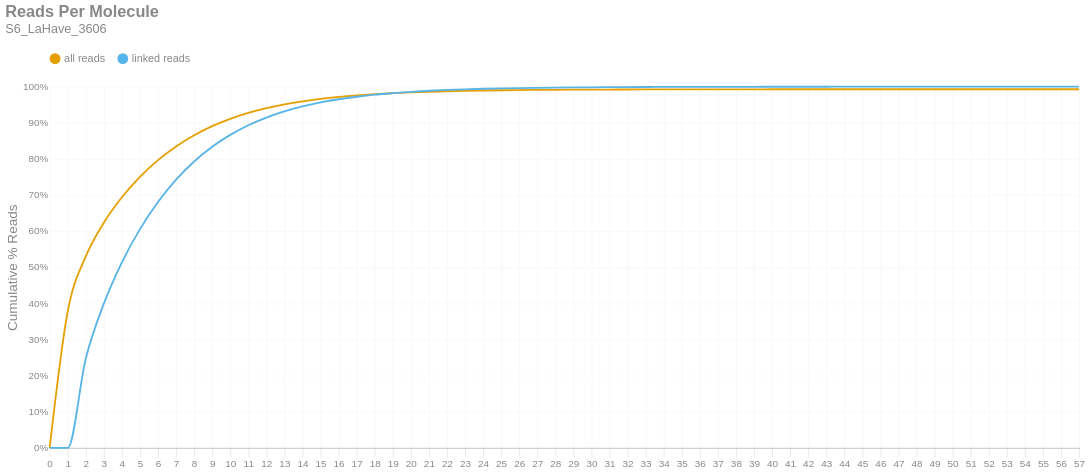

Notebook cell for this chart:
### Markdown cell above
### Reads per Molecule
This chart shows the cumulative distribution of the number of reads per linked molecule. That is, how many alignments are associated with a unique molecule. This excludes the number of reads associated with invalid or absent linked-read barcodes. The `linked` histogram is the percentages recalculated when disregarding singletons.

### Code cell
if SKIPLR:
    print_html(f"Skipped")
else:
    counts = np.bincount(valids['reads'].cast(pl.Int64).to_numpy())
    weighted = counts * np.arange(len(counts))
    all_perc = weighted / n_reads
    linked_perc = weighted / n_linked_reads
    linked_perc[1] = 0
    binned_df = pl.DataFrame({
        'readsper': list(range(len(counts))),
        'all reads (cumsum)': np.cumsum(all_perc).tolist(),
        'linked reads (cumsum)': np.cumsum(linked_perc).tolist(),
    })

    with SafeRender(binned_df):
        (
            density_plot(binned_df, 'Reads Per Molecule', samplename, 'readspmol')
            .encode(
                x=alt.X('readsper:O', title=None).axis(labelAngle=0).scale(padding=0),
                y=alt.Y('value:Q', title='Cumulative % Reads').axis(format='%').stack(False),
                color=alt.Color("key:N").scale(domain=["all reads", "linked reads"]),
                tooltip=[
                    alt.Tooltip("key:N", title="Data Type"),
                    alt.Tooltip("readsper:O", title="Reads Per Molecule"),
                    alt.Tooltip("value:Q", format=".2%", title="% Reads (Cum.)")
                ]            
            )
        ).display()

### Figure 1 — Vega-Lite specification as saved in the notebook (floating-point values rounded to 4 significant figures)
{"width": "container", "height": 400, "config": {"title": {"anchor": "start", "dy": -15, "fontSize": 18, "color": "#888888", "subtitleColor": "#888888", "subtitleFontSize": 14}, "arc": {"fill": "#0072B2"}, "axis": {"domainColor": "#888888", "domainWidth": 0.5, "gridWidth": 0.2, "grid": false, "titleFontWeight": 400, "titleFontSize": 15, "labelFontSize": 11, "labelColor": "#888888", "tickColor": "#888888", "tickWidth": 0.2, "titleColor": "#888888"}, "axisBand": {"grid": false}, "axisX": {"grid": true, "tickSize": 10, "domainCap": "round"}, "axisY": {"domain": false, "grid": true, "tickSize": 0, "domainCap": "round"}, "background": "transparent", "header": {"labelFontSize": 15, "labelColor": "#888888", "titleFontSize": 15, "titleFontWeight": 600, "titleColor": "#888888"}, "legend": {"labelFont": "sans-serif", "labelFontSize": 12, "labelColor": "#888888", "symbolSize": 100, "symbolType": "circle", "titleFontSize": 12, "titlePadding": 10, "titleColor": "#888888", "title": null, "orient": "top"}, "range": {"category": ["#E69F00", "#56B4E9", "#009E73", "#F0E442", "#0072B2", "#D55E00", "#CC79A7", "#000000"], "diverging": ["#cfe8f3", "#a2d4ec", "#73bfe2", "#46abdb", "#1696d2", "#12719e"]}, "area": {"fill": "#0072B2", "fillOpacity": 0.7, "line": true, "strokeOpacity": 0.7}, "line": {"color": "#0072B2", "stroke": "#0072B2", "strokeWidth": 2}, "trail": {"color": "#0072B2", "stroke": "#0072B2", "strokeWidth": 0, "size": 1}, "point": {"filled": true, "fillOpacity": 1.0, "size": 95}, "text": {"color": "#888888", "fontSize": 11, "align": "right", "fontWeight": 400, "size": 11}, "bar": {"fill": "#0072B2", "stroke": null}, "view": {"stroke": null, "continuousWidth": 660, "continuousHeight": 400}}, "data": {"name": "data-df2cc7c37f1745602270a421c8c3ea86"}, "mark": {"type": "line", "interpolate": "monotone", "point": {"opacity": 0, "size": 275}}, "encoding": {"color": {"field": "key", "scale": {"domain": ["all reads", "linked reads"]}, "type": "nominal"}, "tooltip": [{"field": "key", "title": "Data Type", "type": "nominal"}, {"field": "readsper", "title": "Reads Per Molecule", "type": "ordinal"}, {"field": "value", "format": ".2%", "title": "% Reads (Cum.)", "type": "quantitative"}], "x": {"axis": {"labelAngle": 0}, "field": "readsper", "scale": {"padding": 0}, "title": null, "type": "ordinal"}, "y": {"axis": {"format": "%"}, "field": "value", "stack": false, "title": "Cumulative % Reads", "type": "quantitative"}}, "params": [{"name": "param_c36ac31b6afebe62", "select": {"type": "point", "fields": ["key"]}, "bind": "legend"}], "title": {"text": "Reads Per Molecule", "subtitle": "S6_LaHave_3606"}, "transform": [{"fold": ["all reads (cumsum)", "linked reads (cumsum)"]}, {"calculate": "replace(datum.key, ' (cumsum)', '')", "as": "key"}, {"filter": {"param": "param_c36ac31b6afebe62"}}], "usermeta": {"embedOptions": {"downloadFileName": "S6_LaHave_3606.readspmol"}}, "$schema": "https://vega.github.io/schema/vega-lite/v6.1.0.json", "datasets": {"data-df2cc7c37f1745602270a421c8c3ea86": [{"readsper": 0, "all reads (cumsum)": 0.0, "linked reads (cumsum)": 0.0}, {"readsper": 1, "all reads (cumsum)": 0.3779, "linked reads (cumsum)": 0.0}, {"readsper": 2, "all reads (cumsum)": 0.5301, "linked reads (cumsum)": 0.2474}, {"readsper": 3, "all reads (cumsum)": 0.6235, "linked reads (cumsum)": 0.3993}, {"readsper": 4, "all reads (cumsum)": 0.6938, "linked reads (cumsum)": 0.5136}, {"readsper": 5, "all reads (cumsum)": 0.7505, "linked reads (cumsum)": 0.6057}, {"readsper": 6, "all reads (cumsum)": 0.7967, "linked reads (cumsum)": 0.6809}, {"readsper": 7, "all reads (cumsum)": 0.8346, "linked reads (cumsum)": 0.7425}, {"readsper": 8, "all reads (cumsum)": 0.8656, "linked reads (cumsum)": 0.793}, {"readsper": 9, "all reads (cumsum)": 0.8907, "linked reads (cumsum)": 0.8337}, {"readsper": 10, "all reads (cumsum)": 0.9109, "linked reads (cumsum)": 0.8666}, {"readsper": 11, "all reads (cumsum)": 0.9273, "linked reads (cumsum)": 0.8933}, {"readsper": 12, "all reads (cumsum)": 0.9404, "linked reads (cumsum)": 0.9146}, {"readsper": 13, "all reads (cumsum)": 0.9509, "linked reads (cumsum)": 0.9317}, {"readsper": 14, "all reads (cumsum)": 0.9593, "linked reads (cumsum)": 0.9453}, {"readsper": 15, "all reads (cumsum)": 0.9662, "linked reads (cumsum)": 0.9564}, {"readsper": 16, "all reads (cumsum)": 0.9715, "linked reads (cumsum)": 0.9652}, {"readsper": 17, "all reads (cumsum)": 0.9758, "linked reads (cumsum)": 0.9721}, {"readsper": 18, "all reads (cumsum)": 0.9793, "linked reads (cumsum)": 0.9778}, {"readsper": 19, "all reads (cumsum)": 0.982, "linked reads (cumsum)": 0.9821}, {"readsper": 20, "all reads (cumsum)": 0.9842, "linked reads (cumsum)": 0.9858}, {"readsper": 21, "all reads (cumsum)": 0.986, "linked reads (cumsum)": 0.9887}, {"readsper": 22, "all reads (cumsum)": 0.9874, "linked reads (cumsum)": 0.991}, {"readsper": 23, "all reads (cumsum)": 0.9885, "linked reads (cumsum)": 0.9928}, {"readsper": 24, "all reads (cumsum)": 0.9894, "linked reads (cumsum)": 0.9942}, {"readsper": 25, "all reads (cumsum)": 0.9901, "linked reads (cumsum)": 0.9954}, {"readsper": 26, "all reads (cumsum)": 0.9907, "linked reads (cumsum)": 0.9963}, {"readsper": 27, "all reads (cumsum)": 0.9911, "linked reads (cumsum)": 0.997}, {"readsper": 28, "all reads (cumsum)": 0.9914, "linked reads (cumsum)": 0.9975}, {"readsper": 29, "all reads (cumsum)": 0.9917, "linked reads (cumsum)": 0.998}, {"readsper": 30, "all reads (cumsum)": 0.9919, "linked reads (cumsum)": 0.9984}, {"readsper": 31, "all reads (cumsum)": 0.9921, "linked reads (cumsum)": 0.9987}, {"readsper": 32, "all reads (cumsum)": 0.9923, "linked reads (cumsum)": 0.9989}, {"readsper": 33, "all reads (cumsum)": 0.9924, "linked reads (cumsum)": 0.9991}, {"readsper": 34, "all reads (cumsum)": 0.9925, "linked reads (cumsum)": 0.9993}, {"readsper": 35, "all reads (cumsum)": 0.9926, "linked reads (cumsum)": 0.9994}, {"readsper": 36, "all reads (cumsum)": 0.9927, "linked reads (cumsum)": 0.9995}, {"readsper": 37, "all reads (cumsum)": 0.9927, "linked reads (cumsum)": 0.9996}, {"readsper": 38, "all reads (cumsum)": 0.9927, "linked reads (cumsum)": 0.9996}, {"readsper": 39, "all reads (cumsum)": 0.9928, "linked reads (cumsum)": 0.9997}, {"readsper": 40, "all reads (cumsum)": 0.9928, "linked reads (cumsum)": 0.9998}, {"readsper": 41, "all reads (cumsum)": 0.9929, "linked reads (cumsum)": 0.9998}, {"readsper": 42, "all reads (cumsum)": 0.9929, "linked reads (cumsum)": 0.9999}, {"readsper": 43, "all reads (cumsum)": 0.9929, "linked reads (cumsum)": 0.9999}, {"readsper": 44, "all reads (cumsum)": 0.9929, "linked reads (cumsum)": 0.9999}, {"readsper": 45, "all reads (cumsum)": 0.9929, "linked reads (cumsum)": 0.9999}, {"readsper": 46, "all reads (cumsum)": 0.9929, "linked reads (cumsum)": 0.9999}, {"readsper": 47, "all reads (cumsum)": 0.9929, "linked reads (cumsum)": 1.0}, {"readsper": 48, "all reads (cumsum)": 0.9929, "linked reads (cumsum)": 1.0}, {"readsper": 49, "all reads (cumsum)": 0.9929, "linked reads (cumsum)": 1.0}, {"readsper": 50, "all reads (cumsum)": 0.9929, "linked reads (cumsum)": 1.0}, {"readsper": 51, "all reads (cumsum)": 0.9929, "linked reads (cumsum)": 1.0}, {"readsper": 52, "all reads (cumsum)": 0.9929, "linked reads (cumsum)": 1.0}, {"readsper": 53, "all reads (cumsum)": 0.9929, "linked reads (cumsum)": 1.0}, {"readsper": 54, "all reads (cumsum)": 0.9929, "linked reads (cumsum)": 1.0}, {"readsper": 55, "all reads (cumsum)": 0.9929, "linked reads (cumsum)": 1.0}, {"readsper": 56, "all reads (cumsum)": 0.993, "linked reads (cumsum)": 1.0}, {"readsper": 57, "all reads (cumsum)": 0.993, "linked reads (cumsum)": 1.0}]}}
